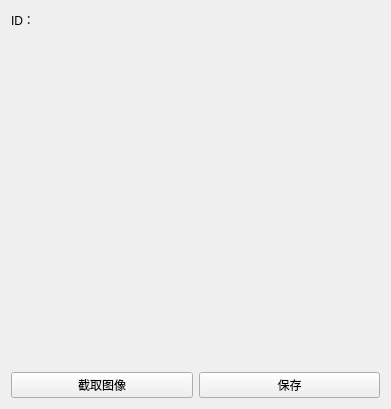
<?xml version="1.0" encoding="UTF-8"?>
<ui version="4.0">
 <class>ImageCaptureWidgetClass</class>
 <widget class="QWidget" name="ImageCaptureWidgetClass">
  <property name="geometry">
   <rect>
    <x>0</x>
    <y>0</y>
    <width>391</width>
    <height>409</height>
   </rect>
  </property>
  <property name="windowTitle">
   <string>ImageCaptureWidget</string>
  </property>
  <layout class="QVBoxLayout" name="verticalLayout" stretch="0,1,0">
   <property name="spacing">
    <number>10</number>
   </property>
   <item>
    <widget class="QLabel" name="imgidLabel">
     <property name="text">
      <string>ID：</string>
     </property>
    </widget>
   </item>
   <item>
    <widget class="QLabel" name="previewLabel">
     <property name="frameShape">
      <enum>QFrame::NoFrame</enum>
     </property>
     <property name="text">
      <string/>
     </property>
     <property name="alignment">
      <set>Qt::AlignCenter</set>
     </property>
    </widget>
   </item>
   <item>
    <layout class="QHBoxLayout" name="horizontalLayout">
     <item>
      <widget class="QPushButton" name="captureBtn">
       <property name="text">
        <string>截取图像</string>
       </property>
      </widget>
     </item>
     <item>
      <widget class="QPushButton" name="saveBtn">
       <property name="text">
        <string>保存</string>
       </property>
      </widget>
     </item>
    </layout>
   </item>
  </layout>
 </widget>
 <layoutdefault spacing="6" margin="11"/>
 <resources/>
 <connections/>
</ui>
